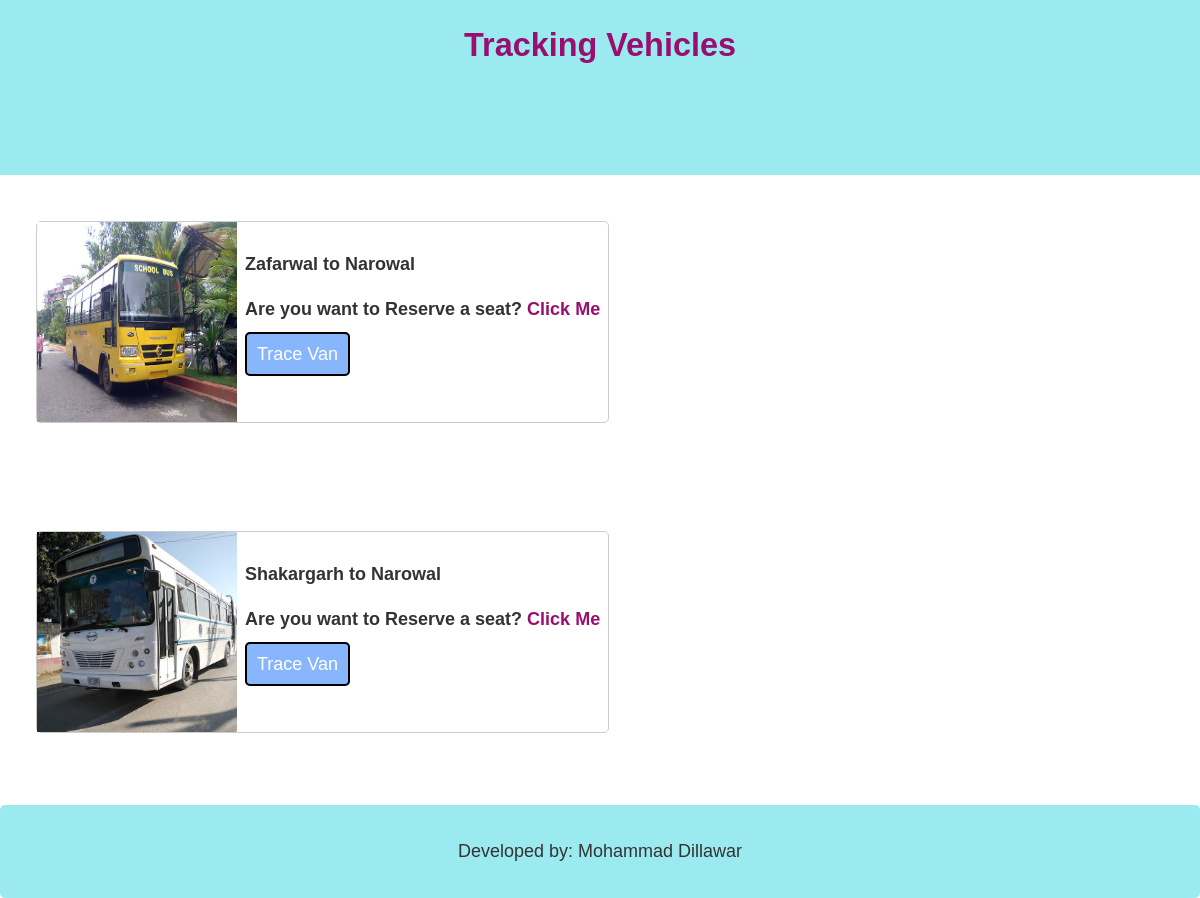
The page /institutevans/al-shifa-institute-of-health-sciences on the database its author committed.
### vanrouting/models.py (models this page shows, shortened)
class Vaninfo(models.Model):
    van_id = models.IntegerField()
    driver_name = models.CharField(max_length=200)
    driver_con = models.CharField(max_length=11)
    van_no = models.CharField(max_length=10)
    total_seats = models.IntegerField()
    available_seats = models.IntegerField()
    destination = models.CharField(max_length=200)
    current = models.CharField(max_length=200)
    van_slug = models.SlugField(unique=True)
    van_image = models.ImageField(upload_to='images')
    Institutes_details = models.ForeignKey(Institutes_details, on_delete=models.CASCADE)

### vanrouting/views.py (the view)
# urls.py: path('institutevans/<slug:institute_slug>', views.Institute_vans, name='institute-vans') ,
def Institute_vans(request, institute_slug):
    vans=Vaninfo.objects.all()
    selected_institute = Institutes_details.objects.get(institute_slug=institute_slug)
    return render(request, 'vanrouting/InstituteVans.html',{
        'vans':vans,
        'institute':selected_institute
    })

### vanrouting/templates/vanrouting/InstituteVans.html (shortened to what this page needs)
{% extends 'vanrouting/base/base.html' %}
{% load static %}
{% block site_css %}
<link rel="stylesheet" href="{% static 'vanrouting/styles/institutes.css' %}">
{% endblock %}
{% block body %}
<div class="main-institutes">
    {% for van in vans %}
        {% if van.van_id == institute.institute_id %}
        <section class="institues">
            {% include 'vanrouting/includes/vaninfo.html' with image=van.van_image.url van=van.van_name current=van.current destination=van.destination slug=van.van_slug email=institue.institute_email %}
        </section>
        {% endif %}
    {% endfor %}
</div>
{% endblock %}
{% block footer %} Developed by: Mohammad Dillawar {% endblock %}

### vanrouting/templates/vanrouting/includes/vaninfo.html
<div class="institute-card">
    <img src="{{ image }}" alt="{{ van_no }}">
    <div class="institute-details">
        <div>
            <h4>{{ current }} to {{ destination }}</h4>
            <h4>Are you want to Reserve a seat? <a href="mailto:email">Click Me</a></h4>
        </div>
        <div>
            <a href="{% url 'traced' slug %}" class="btn">Trace Van</a>
        </div>
    </div>
</div>

### vanrouting/static/vanrouting/styles/base.css (style rules this page uses)
body { margin: 0; padding: 0; }
a { color: #990e6f; text-decoration: none; }
img { max-width: 100%; height: auto; }
.btn { color: white; background-color: rgb(136, 182, 252); cursor: pointer; padding: 10px; border: 2px solid black; border-radius: 5px; }

### vanrouting/static/vanrouting/styles/Institutes.css (style rules this page uses)
body { font-family: Arial, sans-serif; font-size: 16px; color: #333; }
@media only screen and (min-width: 992px) { .main-institutes { display: flex; flex-wrap: wrap; justify-content: space-between; } }
@media only screen and (min-width: 992px) { .institute-card { display: flex; flex-direction: row; border: 1px solid #ccc; border-radius: 5px; } }
@media only screen and (min-width: 992px) { .institute-card img { width: 200px; height: 200px; } }
@media only screen and (min-width: 992px) { .institute-details { display: flex; flex-direction: column; padding: 8px; } }
section { margin-bottom: 0.5em; padding: 1em; background-color: #ffffff; border-radius: 5px; }
@media (min-width: 768px) { body { font-size: 18px; } }
@media (min-width: 768px) { section { margin-bottom: 2em; padding: 2em; } }

### rows shown on the page
Vaninfo: shows a picture, current "Zafarwal", destination "Narowal"
Vaninfo: shows a picture, current "Shakargarh", destination "Narowal"
